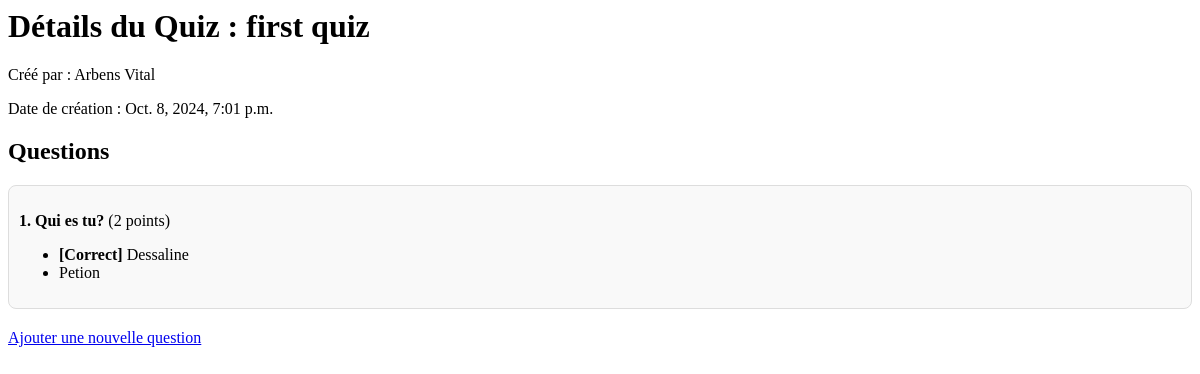
Page /quiz/1/ on the earlier database version.
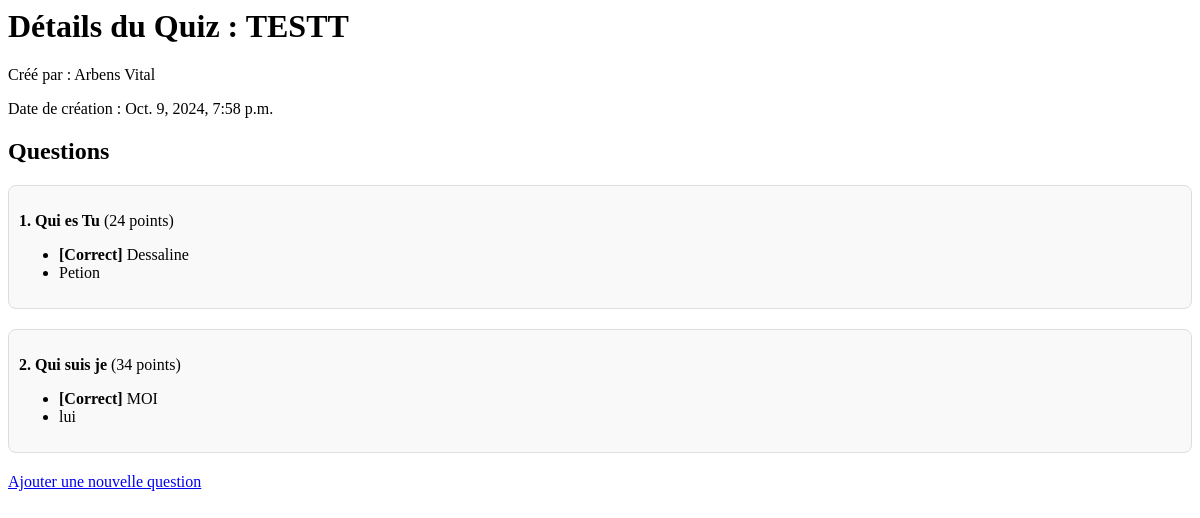
Same page on the later database version.
### utilisateurs/models.py (models this page shows, shortened)
class Quiz(models.Model):
    chapitre = models.ForeignKey(Chapitre, on_delete=models.CASCADE)
    title = models.CharField(max_length=200)
    teacher = models.ForeignKey(Enseignant, on_delete=models.CASCADE)
    created_at = models.DateTimeField(auto_now_add=True)

class Enseignant(models.Model):
    user = models.OneToOneField(User, on_delete=models.CASCADE, related_name='enseignant')
    bio = models.TextField(blank=True)

class User(AbstractBaseUser, PermissionsMixin):
    email = models.EmailField(unique=True)
    prenom = models.CharField(max_length=100)
    nom = models.CharField(max_length=100)
    numero = models.CharField(max_length=15, blank=True)
    is_active = models.BooleanField(default=True)
    is_staff = models.BooleanField(default=False)
    objects = UserManager()
    USERNAME_FIELD = 'email'  # L'email est utilisé comme champ d'authentification principal
    REQUIRED_FIELDS = ['prenom', 'nom']  # Pas besoin de username
    groups = models.ManyToManyField(Group, related_name='utilisateur_groups', blank=True)
    user_permissions = models.ManyToManyField(Permission, related_name='utilisateur_permissions', blank=True)

class Question(models.Model):
    quiz = models.ForeignKey(Quiz, on_delete=models.CASCADE, related_name='questions')
    text = models.TextField()
    points = models.IntegerField(default=1)

class Choice(models.Model):
    question = models.ForeignKey(Question, on_delete=models.CASCADE, related_name='choices')
    text = models.CharField(max_length=255)
    is_correct = models.BooleanField(default=False)

### utilisateurs/views.py (the view)
# urls.py: path('quiz/<int:quiz_id>/', utilisateurs_views.quiz_detail, name='quiz_detail'),
def quiz_detail(request, quiz_id):
    quiz = get_object_or_404(Quiz, id=quiz_id)
    questions = quiz.questions.all()
    context = {
        'quiz': quiz,
        'questions': questions,
    }
    return render(request, 'Enseignant/quiz_detail.html', context)

### utilisateurs/templates/Enseignant/quiz_detail.html (shortened to what this page needs)
<h1>Détails du Quiz : {{ quiz.title }}</h1>
<p>Créé par : {{ quiz.teacher.user.prenom }} {{ quiz.teacher.user.nom }}</p>
<p>Date de création : {{ quiz.created_at }}</p>
<h2>Questions</h2>
{% for question in questions %}
    <div class="question-box">
        <p><strong>{{ forloop.counter }}. {{ question.text }}</strong> ({{ question.points }} points)</p>
        <ul>
            {% for choice in question.choices.all %}
                <li>{% if choice.is_correct %}<strong>[Correct]</strong>{% endif %} {{ choice.text }}</li>
            {% endfor %}
        </ul>
    </div>
{% empty %}
    <p>Il n'y a pas encore de questions dans ce quiz.</p>
{% endfor %}
<a href="{% url 'create_question' quiz.id %}">Ajouter une nouvelle question</a>

### utilisateurs/templates/Enseignant/quiz_detail.html (style rules this page uses)
.question-box { margin-bottom: 20px; padding: 10px; border: 1px solid #ddd; border-radius: 8px; background-color: #f9f9f9; }

Differences in the rows shown:
changed Quiz "Arbens": title "first quiz" → "TESTT"; created_at "Oct. 8, 2024, 7:01 p.m." → "Oct. 9, 2024, 7:58 p.m."
changed Question: text "Qui es tu?" → "Qui es Tu"; points "2" → "24"
added Question: text "Qui suis je", points "34"
added Choice: is_correct "[Correct]", text "MOI", shown under "Qui suis je"
added Choice: text "lui", shown under "Qui suis je"
